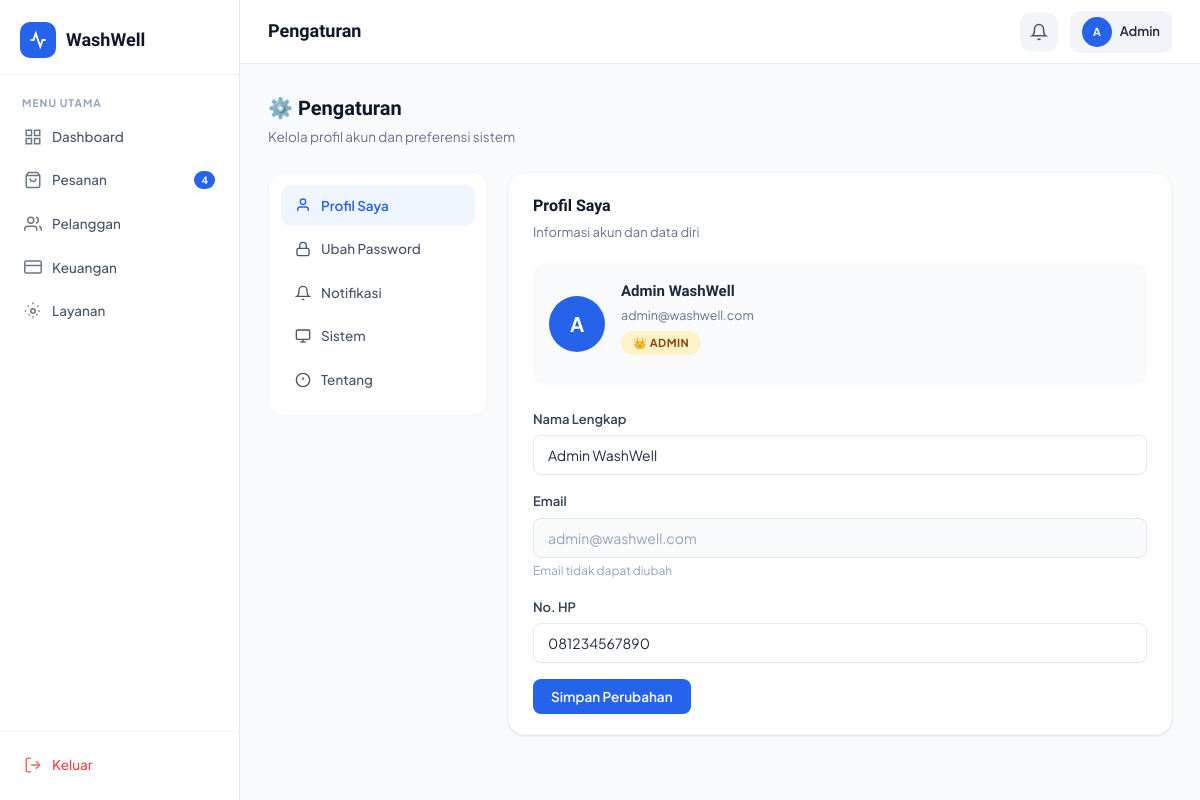
Screenshot of /admin/settings.php (signed in) with the database file from the repository.
### tables this page shows
CREATE TABLE IF NOT EXISTS users (
    id INT AUTO_INCREMENT PRIMARY KEY,
    name VARCHAR(100) NOT NULL,
    email VARCHAR(150) UNIQUE NOT NULL,
    password VARCHAR(255) NOT NULL,
    phone VARCHAR(20),
    address TEXT,
    role ENUM('customer','admin') DEFAULT 'customer',
    created_at TIMESTAMP DEFAULT CURRENT_TIMESTAMP,
    updated_at TIMESTAMP DEFAULT CURRENT_TIMESTAMP ON UPDATE CURRENT_TIMESTAMP
);

### includes/auth.php (called while the page is built, shortened)
<?php
function getCurrentUser() {
    $db = getDB();
    $id = (int)$_SESSION['user_id'];
    $res = $db->query("SELECT * FROM users WHERE id=$id LIMIT 1");
    return $res ? $res->fetch_assoc() : null;
}
?>

### admin/settings.php (the view, shortened to what this page needs)
<?php
require_once '../includes/auth.php';
$user = getCurrentUser();
$activeTab = $_GET['tab'] ?? 'profile';
?>
<!DOCTYPE html>
<html lang="id">
<head>
<link rel="stylesheet" href="../assets/css/style.css">
</head>
<body>
<div class="app-layout">
    <?php require_once 'partials/sidebar.php'; ?>
    <div class="main-content">
        <header class="topbar">
            <div class="topbar-left">
                <div class="topbar-title">Pengaturan</div>
            </div>
            <div class="topbar-right">
                <button class="notif-btn"><svg width="18" height="18" viewBox="0 0 24 24" fill="none" stroke="currentColor" stroke-width="2"><path d="M18 8A6 6 0 0 0 6 8c0 7-3 9-3 9h18s-3-2-3-9"/><path d="M13.73 21a2 2 0 0 1-3.46 0"/></svg></button>
                <div style="display:flex;align-items:center;gap:8px;padding:6px 12px;border-radius:10px;background:var(--gray-100)">
                    <div class="avatar avatar-sm"><?= strtoupper(substr($user['name'],0,1)) ?></div>
                    <span style="font-size:13px;font-weight:600"><?= htmlspecialchars(explode(' ',$user['name'])[0]) ?></span>
                </div>
            </div>
        </header>
        <main class="page-content">
            <div class="page-header">
                <div>
                    <h1>⚙️ Pengaturan</h1>
                    <p>Kelola profil akun dan preferensi sistem</p>
                </div>
            </div>
            <div class="settings-layout">
                <div class="settings-nav">
                    <div class="settings-nav-item <?= $activeTab==='profile'?'active':'' ?>" onclick="switchTab('profile')">
                        <svg width="16" height="16" viewBox="0 0 24 24" fill="none" stroke="currentColor" stroke-width="2"><path d="M20 21v-2a4 4 0 0 0-4-4H8a4 4 0 0 0-4 4v2"/><circle cx="12" cy="7" r="4"/></svg>
                        Profil Saya
                    </div>
                    <div class="settings-nav-item <?= $activeTab==='password'?'active':'' ?>" onclick="switchTab('password')">
                        <svg width="16" height="16" viewBox="0 0 24 24" fill="none" stroke="currentColor" stroke-width="2"><rect x="3" y="11" width="18" height="11" rx="2" ry="2"/><path d="M7 11V7a5 5 0 0 1 10 0v4"/></svg>
                        Ubah Password
                    </div>
                    <div class="settings-nav-item <?= $activeTab==='notif'?'active':'' ?>" onclick="switchTab('notif')">
                        <svg width="16" height="16" viewBox="0 0 24 24" fill="none" stroke="currentColor" stroke-width="2"><path d="M18 8A6 6 0 0 0 6 8c0 7-3 9-3 9h18s-3-2-3-9"/><path d="M13.73 21a2 2 0 0 1-3.46 0"/></svg>
                        Notifikasi
                    </div>
                    <?php if ($user['role']==='admin'): ?>
                    <div class="settings-nav-item <?= $activeTab==='system'?'active':'' ?>" onclick="switchTab('system')">
                        <svg width="16" height="16" viewBox="0 0 24 24" fill="none" stroke="currentColor" stroke-width="2"><rect x="2" y="3" width="20" height="14" rx="2" ry="2"/><line x1="8" y1="21" x2="16" y2="21"/><line x1="12" y1="17" x2="12" y2="21"/></svg>
                        Sistem
                    </div>
                    <?php endif; ?>
                    <div class="settings-nav-item <?= $activeTab==='about'?'active':'' ?>" onclick="switchTab('about')">
                        <svg width="16" height="16" viewBox="0 0 24 24" fill="none" stroke="currentColor" stroke-width="2"><circle cx="12" cy="12" r="10"/><line x1="12" y1="8" x2="12" y2="12"/><line x1="12" y1="16" x2="12.01" y2="16"/></svg>
                        Tentang
                    </div>
                </div>
                <div>
                    <div class="settings-panel <?= $activeTab==='profile'?'active':'' ?>" id="panel-profile">
                        <div class="card">
                            <div class="card-body">
                                <div class="settings-section-title">Profil Saya</div>
                                <div class="settings-section-sub">Informasi akun dan data diri</div>
                                <div style="display:flex;align-items:center;gap:16px;margin-bottom:24px;padding:16px;background:var(--gray-50);border-radius:12px;">
                                    <div class="avatar avatar-lg" style="width:56px;height:56px;font-size:20px;"><?= strtoupper(substr($user['name'],0,1)) ?></div>
                                    <div>
                                        <div style="font-family:var(--font-display);font-weight:700;font-size:15px"><?= htmlspecialchars($user['name']) ?></div>
                                        <div style="font-size:12.5px;color:var(--gray-500);margin-top:2px"><?= htmlspecialchars($user['email']) ?></div>
                                        <span class="staff-role-badge staff-role-admin" style="margin-top:6px;display:inline-block">
                                            👑 Admin
                                        </span>
                                    </div>
                                </div>
                                <form method="POST">
                                    <div class="form-group">
                                        <label class="form-label">Nama Lengkap</label>
                                        <input type="text" name="name" class="form-control" value="<?= htmlspecialchars($user['name']) ?>" required>
                                    </div>
                                    <div class="form-group">
                                        <label class="form-label">Email</label>
                                        <input type="email" class="form-control" value="<?= htmlspecialchars($user['email']) ?>" disabled style="background:var(--gray-50);color:var(--gray-400)">
                                        <small style="color:var(--gray-400);font-size:12px">Email tidak dapat diubah</small>
                                    </div>
                                    <div class="form-group">
                                        <label class="form-label">No. HP</label>
                                        <input type="text" name="phone" class="form-control" value="<?= htmlspecialchars($user['phone'] ?? '') ?>" placeholder="08xxxxxxxxxx">
                                    </div>
                                    <button type="submit" class="btn btn-primary">Simpan Perubahan</button>
                                </form>
                            </div>
                        </div>
                    </div>
                </div>
            </div>
        </main>
    </div>
</div>
</body>
</html>

### rows the page displays
users: name "A", name "Admin", name "Admin WashWell", email "admin@washwell.com", phone "081234567890"

### other values shown
$item['label'] "Dashboard"
$item['label'] "Pesanan"
$notifCount "4"
$item['label'] "Pelanggan"
$item['label'] "Keuangan"
$item['label'] "Layanan"
